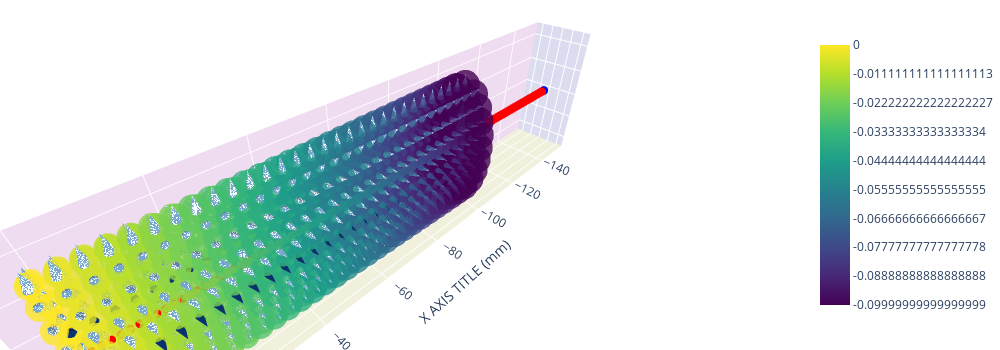

The cell this chart's notebook holds for it:
### Code cell
base_fish.visualize_scatter(show_normals=2, show_point_currents=3, fig_width=1000, fig_height=350)
print(base_fish.get_N_receptors(), base_fish.get_lateral_semi_axis())

### Figure 1 — Plotly figure (JSON) as saved in the notebook; plotly's stock layout.template omitted (floating-point values rounded to 4 significant figures; data arrays with more than 128 entries replaced by an {"elided": "..."} marker saying what was removed)
{"data": [{"marker": {"color": [0.01, 0.01, 0.01, 0.01, 0.01, 0.01, 0.01, 0.01, 0.01, 0.01, 0.01, 0.01, 0.01, 0.01, 0.01, 0.01, 0.01, 0.01, 0.01, 0.01, 0.01, 0.01, 0.01, 0.01, 0.01, 0.01, 0.01, 0.01, 0.01, 0.01, 0.01, 0.01, 0.01, 0.01, 0.01, 0.01, 0.01, 0.01, 0.01, 0.01, 0.01, 0.01, 0.01, 0.01, 0.01, 0.01, 0.01, 0.01, 0.01, 0.01, 0.01, 0.01, 0.01, 0.01, 0.01, 0.01, 0.01, 0.01, 0.01, 0.01, 0.01, 0.01, 0.01, 0.01, 0.01, 0.01, 0.01, 0.01, 0.01, 0.01, 0.01, 0.01, 0.01, 0.01, 0.01, 0.01, 0.01, 0.01, 0.01, 0.01, 0.01, 0.01, 0.01, 0.01, 0.01, 0.01, 0.01, 0.01, 0.01, 0.01, 0.01, 0.01, 0.01, 0.01, 0.01, 0.01, 0.01, 0.01, 0.01, 0.01, -1], "colorscale": [[0, "rgb(0,0,255)"], [1, "rgb(255,0,0)"]], "opacity": 1, "size": 3}, "mode": "markers", "showlegend": false, "type": "scatter3d", "x": [0, -1.5, -3.0, -4.5, -6.0, -7.5, -9.0, -10.5, -12.0, -13.5, -15.0, -16.5, -18.0, -19.5, -21.0, -22.5, -24.0, -25.5, -27.0, -28.5, -30, -31.5, -33, -34.5, -36, -37.5, -39.0, -40.5, -42.0, -43.5, -45, -46.5, -48, -49.5, -51, -52.5, -54.0, -55.5, -57.0, -58.5, -60, -61.5, -63, -64.5, -66, -67.5, -69, -70.5, -72, -73.5, -75, -76.5, -78, -79.5, -81, -82.5, -84, -85.5, -87, -88.5, -90, -91.5, -93, -94.5, -96, -97.5, -99, -100.5, -102, -103.5, -105, -106.5, -108, -109.5, -111, -112.5, -114, -115.5, -117, -118.5, -120, -121.5, -123, -124.5, -126, -127.5, -129, -130.5, -132, -133.5, -135, -136.5, -138, -139.5, -141, -142.5, -144, -145.5, -147, -148.5, -150], "y": [0, 0, 0, 0, 0, 0, 0, 0, 0, 0, 0, 0, 0, 0, 0, 0, 0, 0, 0, 0, 0, 0, 0, 0, 0, 0, 0, 0, 0, 0, 0, 0, 0, 0, 0, 0, 0, 0, 0, 0, 0, 0, 0, 0, 0, 0, 0, 0, 0, 0, 0, 0, 0, 0, 0, 0, 0, 0, 0, 0, 0, 0, 0, 0, 0, 0, 0, 0, 0, 0, 0, 0, 0, 0, 0, 0, 0, 0, 0, 0, 0, 0, 0, 0, 0, 0, 0, 0, 0, 0, 0, 0, 0, 0, 0, 0, 0, 0, 0, 0, 0], "z": [0, 0, 0, 0, 0, 0, 0, 0, 0, 0, 0, 0, 0, 0, 0, 0, 0, 0, 0, 0, 0, 0, 0, 0, 0, 0, 0, 0, 0, 0, 0, 0, 0, 0, 0, 0, 0, 0, 0, 0, 0, 0, 0, 0, 0, 0, 0, 0, 0, 0, 0, 0, 0, 0, 0, 0, 0, 0, 0, 0, 0, 0, 0, 0, 0, 0, 0, 0, 0, 0, 0, 0, 0, 0, 0, 0, 0, 0, 0, 0, 0, 0, 0, 0, 0, 0, 0, 0, 0, 0, 0, 0, 0, 0, 0, 0, 0, 0, 0, 0, 0]}, {"colorscale": [[0, "rgb(247,251,255)"], [0.125, "rgb(222,235,247)"], [0.25, "rgb(198,219,239)"], [0.375, "rgb(158,202,225)"], [0.5, "rgb(107,174,214)"], [0.625, "rgb(66,146,198)"], [0.75, "rgb(33,113,181)"], [0.875, "rgb(8,81,156)"], [1, "rgb(8,48,107)"]], "showlegend": false, "showscale": false, "sizemode": "absolute", "sizeref": 2, "type": "cone", "u": {"elided": "600 int values"}, "v": {"elided": "600 float values"}, "w": {"elided": "600 float values"}, "x": {"elided": "600 float values"}, "y": {"elided": "600 float values"}, "z": {"elided": "600 float values"}}, {"marker": {"cmax": 1, "cmin": 0, "color": {"elided": "600 float values"}, "colorbar": {"len": 0.8, "tickmode": "array", "ticktext": [-0.1, -0.08889, -0.07778, -0.06667, -0.05556, -0.04444, -0.03333, -0.02222, -0.01111, 0], "tickvals": [0, 0.1111, 0.2222, 0.3333, 0.4444, 0.5556, 0.6667, 0.7778, 0.8889, 1]}, "colorscale": [[0, "#440154"], [0.1111, "#482878"], [0.2222, "#3e4989"], [0.3333, "#31688e"], [0.4444, "#26828e"], [0.5556, "#1f9e89"], [0.6667, "#35b779"], [0.7778, "#6ece58"], [0.8889, "#b5de2b"], [1, "#fde725"]], "opacity": 0.8, "size": 10}, "mode": "markers", "showlegend": false, "type": "scatter3d", "x": {"elided": "600 float values"}, "y": {"elided": "600 float values"}, "z": {"elided": "600 float values"}}], "layout": {"height": 350, "margin": {"b": 0, "l": 0, "r": 0, "t": 0}, "scene": {"aspectmode": "data", "xaxis": {"backgroundcolor": "rgb(220, 220, 240)", "gridcolor": "white", "showbackground": true, "title": {"text": "X AXIS TITLE (mm)"}, "zerolinecolor": "white"}, "yaxis": {"backgroundcolor": "rgb(240, 220, 240)", "gridcolor": "white", "showbackground": true, "title": {"text": "Y AXIS TITLE (mm)"}, "zerolinecolor": "white"}, "zaxis": {"backgroundcolor": "rgb(240, 240, 220)", "gridcolor": "white", "showbackground": true, "title": {"text": "z AXIS TITLE (mm)"}, "zerolinecolor": "white"}}, "width": 1000}}
